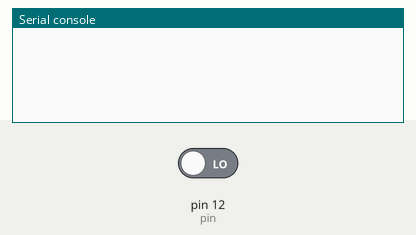
This program was run on a simulated MicroPython board. On the bench: the last lines printed to the serial console. Inputs (shaded band) come from the test bench; at power-on: pin 12 (pin) LOW.

Above: at 1.2 s.
1.3 s: pin 12 (pin) driven HIGH
At 2.0 s:
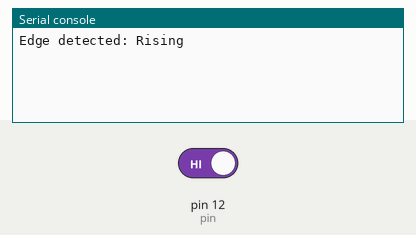
2.8 s: pin 12 (pin) driven LOW
At 3.1 s:
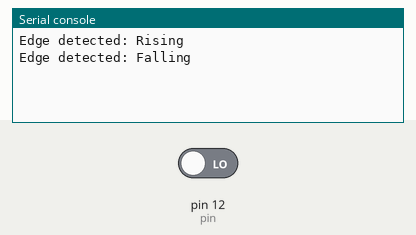

The program:

square_wave_state.py
```python
import machine
import time

pin = machine.Pin(12, machine.Pin.IN)
last = pin.value()

while True:
    cur = pin.value()
    if cur != last:
        print("Edge detected:", "Rising" if cur else "Falling")
        last = cur
    time.sleep(0.001)
```

Measured:
- after the input at 1.3 s, the serial console: prints a new line at once (image 1)
- after the input at 2.8 s, the serial console: prints a new line at once (image 2)
